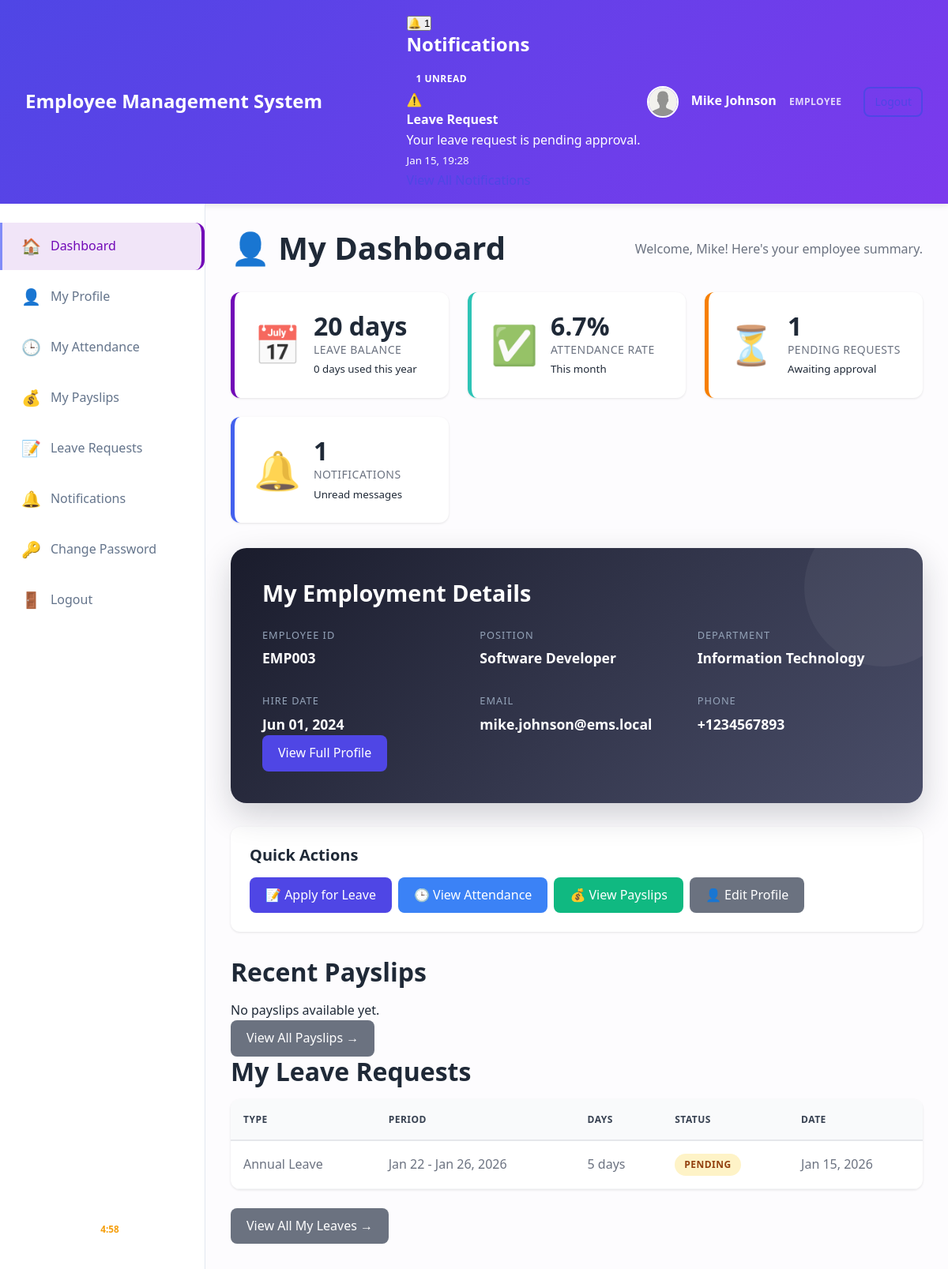
Page /dashboard/employee_dashboard.php (signed in) on the committed database.
### tables this page shows
CREATE TABLE IF NOT EXISTS `notifications` (
  `id` int(11) NOT NULL AUTO_INCREMENT,
  `user_id` int(11) NOT NULL,
  `type` enum('Info','Success','Warning','Danger') DEFAULT 'Info',
  `title` varchar(200) NOT NULL,
  `message` text NOT NULL,
  `is_read` tinyint(1) DEFAULT 0,
  `link` varchar(255) DEFAULT NULL,
  `created_at` timestamp NOT NULL DEFAULT CURRENT_TIMESTAMP,
  PRIMARY KEY (`id`),
  KEY `idx_user_read` (`user_id`, `is_read`),
  KEY `idx_created` (`created_at`),
  CONSTRAINT `fk_notification_user` FOREIGN KEY (`user_id`) REFERENCES `users` (`id`) ON DELETE CASCADE
);

CREATE TABLE `employees` (
  `id` int(11) NOT NULL AUTO_INCREMENT,
  `user_id` int(11) NOT NULL,
  `employee_id` varchar(20) NOT NULL,
  `department_id` int(11) DEFAULT NULL,
  `position` varchar(100) NOT NULL,
  `salary` decimal(10,2) DEFAULT NULL,
  `hire_date` date NOT NULL,
  `address` text,
  `emergency_contact` varchar(100) DEFAULT NULL,
  `emergency_phone` varchar(20) DEFAULT NULL,
  `created_at` timestamp NOT NULL DEFAULT CURRENT_TIMESTAMP,
  `updated_at` timestamp NOT NULL DEFAULT CURRENT_TIMESTAMP ON UPDATE CURRENT_TIMESTAMP,
  PRIMARY KEY (`id`),
  UNIQUE KEY `employee_id` (`employee_id`),
  UNIQUE KEY `user_id` (`user_id`),
  KEY `department_id` (`department_id`),
  CONSTRAINT `fk_employee_department` FOREIGN KEY (`department_id`) REFERENCES `departments` (`id`) ON DELETE SET NULL,
  CONSTRAINT `fk_employee_user` FOREIGN KEY (`user_id`) REFERENCES `users` (`id`) ON DELETE CASCADE
);

CREATE TABLE `departments` (
  `id` int(11) NOT NULL AUTO_INCREMENT,
  `name` varchar(100) NOT NULL,
  `description` text,
  `created_at` timestamp NOT NULL DEFAULT CURRENT_TIMESTAMP,
  PRIMARY KEY (`id`),
  UNIQUE KEY `name` (`name`)
);

CREATE TABLE `users` (
  `id` int(11) NOT NULL AUTO_INCREMENT,
  `first_name` varchar(50) NOT NULL,
  `last_name` varchar(50) NOT NULL,
  `gender` enum('Male','Female','Other') NOT NULL,
  `username` varchar(50) NOT NULL,
  `email` varchar(100) NOT NULL,
  `password` varchar(255) NOT NULL,
  `phone` varchar(20) DEFAULT NULL,
  `profile_picture` varchar(255) DEFAULT 'default-avatar.png',
  `user_type` enum('Admin','HR','Manager','Employee') NOT NULL DEFAULT 'Employee',
  `user_status` enum('Active','Inactive') NOT NULL DEFAULT 'Active',
  `created_at` timestamp NOT NULL DEFAULT CURRENT_TIMESTAMP,
  `updated_at` timestamp NOT NULL DEFAULT CURRENT_TIMESTAMP ON UPDATE CURRENT_TIMESTAMP,
  PRIMARY KEY (`id`),
  UNIQUE KEY `username` (`username`),
  UNIQUE KEY `email` (`email`),
  KEY `idx_user_status` (`user_status`),
  KEY `idx_user_type` (`user_type`)
);

CREATE TABLE IF NOT EXISTS `leave_requests` (
  `id` int(11) NOT NULL AUTO_INCREMENT,
  `employee_id` int(11) NOT NULL,
  `leave_type` enum('Sick Leave','Casual Leave','Annual Leave','Maternity Leave','Paternity Leave','Unpaid Leave') NOT NULL,
  `start_date` date NOT NULL,
  `end_date` date NOT NULL,
  `days` int(11) NOT NULL,
  `reason` text NOT NULL,
  `status` enum('Pending','Approved','Rejected') DEFAULT 'Pending',
  `reviewed_by` int(11) DEFAULT NULL,
  `review_date` datetime DEFAULT NULL,
  `review_notes` text,
  `created_at` timestamp NOT NULL DEFAULT CURRENT_TIMESTAMP,
  `updated_at` timestamp NOT NULL DEFAULT CURRENT_TIMESTAMP ON UPDATE CURRENT_TIMESTAMP,
  PRIMARY KEY (`id`),
  KEY `idx_status` (`status`),
  KEY `idx_employee` (`employee_id`),
  KEY `idx_dates` (`start_date`, `end_date`),
  CONSTRAINT `fk_leave_employee` FOREIGN KEY (`employee_id`) REFERENCES `employees` (`id`) ON DELETE CASCADE,
  CONSTRAINT `fk_leave_reviewer` FOREIGN KEY (`reviewed_by`) REFERENCES `users` (`id`) ON DELETE SET NULL
);

### dashboard/employee_dashboard.php (the view, shortened to what the rows shown need)
<?php
require_once '../config/db_connect.php';
require_once '../includes/functions.php';
$stats = get_dashboard_stats_employee($_SESSION['user_id']);
$employee = get_employee_by_user_id($_SESSION['user_id']);
try {
    $stmt = $pdo->prepare("
        SELECT * FROM leave_requests
        WHERE employee_id = ?
        ORDER BY created_at DESC
        LIMIT 5
    ");
    $stmt->execute([$employee['id']]);
    $leave_requests = $stmt->fetchAll();
} catch (PDOException $e) {
    error_log("Leave requests error: " . $e->getMessage());
    $leave_requests = [];
}
?>
<!DOCTYPE html>
<html lang="en">
<head>
    <link rel="stylesheet" href="../assets/css/style.css">
    <link rel="stylesheet" href="../assets/css/dashboard.css">
    <link rel="stylesheet" href="../assets/css/employee_dashboard.css">
</head>
<body class="dashboard-page employee-page">
    <?php include 'includes/employee_header.php'; ?>
    <div class="dashboard-container">
        <main class="dashboard-content">
            <div class="page-header">
                <h1>👤 My Dashboard</h1>
            </div>
            <div class="stats-grid employee-stats-grid">
                <div class="stat-card stat-primary">
                    <div class="stat-details">
                        <h3><?php echo $stats['leave_balance']; ?> days</h3>
                        <p>Leave Balance</p>
                        <small><?php echo $stats['leave_used']; ?> days used this year</small>
                    </div>
                </div>
                <div class="stat-card stat-success">
                    <div class="stat-details">
                        <h3><?php echo $stats['attendance_rate']; ?>%</h3>
                        <p>Attendance Rate</p>
                        <small>This month</small>
                    </div>
                </div>
                <div class="stat-card stat-warning">
                    <div class="stat-details">
                        <h3><?php echo $stats['pending_requests']; ?></h3>
                        <p>Pending Requests</p>
                        <small>Awaiting approval</small>
                    </div>
                </div>
                <div class="stat-card stat-info">
                    <div class="stat-details">
                        <h3><?php echo $stats['unread_notifications']; ?></h3>
                        <p>Notifications</p>
                        <small>Unread messages</small>
                    </div>
                </div>
            </div>
            <div class="employee-info-card">
                <h2>My Employment Details</h2>
                <div class="info-grid">
                    <div class="info-item">
                        <label>Employee ID</label>
                        <p><?php echo htmlspecialchars($employee['employee_id']); ?></p>
                    </div>
                    <div class="info-item">
                        <label>Position</label>
                        <p><?php echo htmlspecialchars($employee['position']); ?></p>
                    </div>
                    <div class="info-item">
                        <label>Department</label>
                        <p><?php echo htmlspecialchars($employee['department_name'] ?? 'Not Assigned'); ?></p>
                    </div>
                    <div class="info-item">
                        <label>Hire Date</label>
                        <p><?php echo date('M d, Y', strtotime($employee['hire_date'])); ?></p>
                    </div>
                    <div class="info-item">
                        <label>Email</label>
                        <p><?php echo htmlspecialchars($employee['email']); ?></p>
                    </div>
                    <div class="info-item">
                        <label>Phone</label>
                        <p><?php echo htmlspecialchars($employee['phone'] ?? 'Not Provided'); ?></p>
                    </div>
                </div>
            </div>
            <div class="quick-actions">
                <h2>Quick Actions</h2>
            </div>
            <div class="employee-section">
                <h2>Recent Payslips</h2>
            </div>
            <div class="employee-section">
                <h2>My Leave Requests</h2>
                <?php if (empty($leave_requests)): ?>
                    <p class="text-muted">No leave requests yet.</p>
                <?php else: ?>
                    <div class="table-container">
                        <table class="data-table">
                            <thead>
                                <tr>
                                    <th>Type</th>
                                    <th>Period</th>
                                    <th>Days</th>
                                    <th>Status</th>
                                    <th>Date</th>
                                </tr>
                            </thead>
                            <tbody>
                                <?php foreach ($leave_requests as $leave): ?>
                                    <tr>
                                        <td><?php echo htmlspecialchars($leave['leave_type']); ?></td>
                                        <td><?php echo date('M d', strtotime($leave['start_date'])) . ' - ' . date('M d, Y', strtotime($leave['end_date'])); ?></td>
                                        <td><?php echo $leave['days']; ?> days</td>
                                        <td>
                                            <?php
                                            $badge_class = [
                                                'Pending' => 'warning',
                                                'Approved' => 'success',
                                                'Rejected' => 'danger'
                                            ];
                                            ?>
                                            <span class="badge badge-<?php echo $badge_class[$leave['status']]; ?>">
                                                <?php echo $leave['status']; ?>
                                            </span>
                                        </td>
                                        <td><?php echo date('M d, Y', strtotime($leave['created_at'])); ?></td>
                                    </tr>
                                <?php endforeach; ?>
                            </tbody>
                        </table>
                    </div>
                <?php endif; ?>
            </div>
        </main>
    </div>
</body>
</html>

### dashboard/includes/employee_header.php (shortened to what the rows shown need)
<?php
$notifications = get_user_notifications($_SESSION['user_id'], 5);
?>
<header class="dashboard-header employee-header">
    <div class="header-container">
        <div class="logo">
            <h2><?php echo SITE_NAME; ?></h2>
        </div>
        <div class="header-actions">
            <div class="notifications-dropdown">
                <div class="notification-dropdown-content" id="notificationDropdown">
                    <div class="notification-list">
                        <?php if (empty($notifications)): ?>
                            <div class="notification-item">
                                <p>No notifications</p>
                            </div>
                        <?php else: ?>
                            <?php foreach ($notifications as $notif): ?>
                                <div class="notification-item <?php echo $notif['is_read'] ? '' : 'unread'; ?>">
                                    <div class="notif-icon notif-<?php echo strtolower($notif['type']); ?>">
                                        <?php
                                        $icons = ['Info' => 'ℹ️', 'Success' => '✅', 'Warning' => '⚠️', 'Danger' => '🚨'];
                                        echo $icons[$notif['type']] ?? 'ℹ️';
                                        ?>
                                    </div>
                                    <div class="notif-content">
                                        <strong><?php echo htmlspecialchars($notif['title']); ?></strong>
                                        <p><?php echo htmlspecialchars($notif['message']); ?></p>
                                        <small><?php echo date('M d, H:i', strtotime($notif['created_at'])); ?></small>
                                    </div>
                                </div>
                            <?php endforeach; ?>
                        <?php endif; ?>
                    </div>
                </div>
            </div>
        </div>
    </div>
</header>

### rows in the picture
notifications: type "⚠️", title "Leave Request", message "Your leave request is pending approval.", created_at "Jan 15, 19:28"
employees: id "20", id "0", id "6.7", id "1", employee "EMP003", position "Software Developer", department.name "Information Technology", hire_date "Jun 01, 2024", user.email "mike.johnson@ems.local", user.phone "+1234567893"
leave_requests: leave_type "Annual Leave", start_date "Jan 22", end_date "Jan 26, 2026", days "5", status "PENDING", created_at "Jan 15, 2026"

### other values in the picture
SITE_NAME "Employee Management System"
$notification_count "1"
$_SESSION['first_name'] . ' ' . $_SESSION['last_name'] "Mike Johnson"
$_SESSION['first_name'] "Mike"
